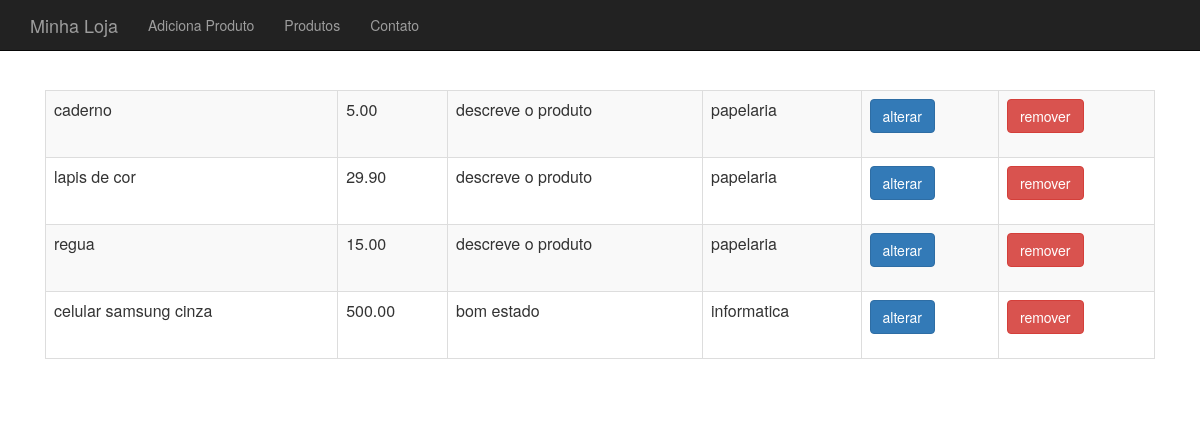
Before: /produto-lista.php with the older database file.
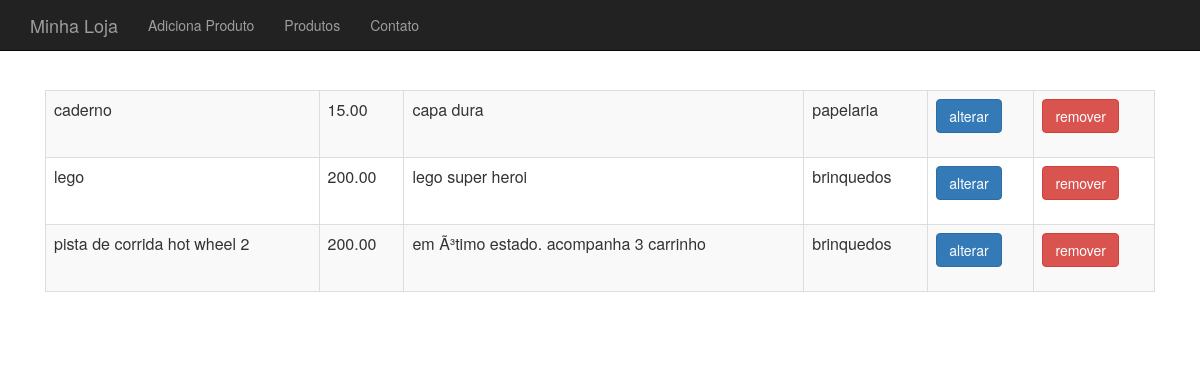
After: the same page with the newer database file.
### tables this page shows
CREATE TABLE `produtos` (
  `id` int(11) NOT NULL,
  `nome` varchar(255) DEFAULT NULL,
  `preco` decimal(10,2) DEFAULT NULL,
  `descricao` text,
  `categoria_id` int(11) DEFAULT NULL,
  `usado` tinyint(1) DEFAULT '0'
);

CREATE TABLE `categorias` (
  `id` int(11) NOT NULL,
  `nome` varchar(255) DEFAULT NULL
);

### banco-produto.php (called while the page is built, shortened)
<?php
function listaProdutos($conexao) {
    $produtos = array();
    $resultado = mysqli_query($conexao, "select p.*, c.nome as categoria_nome from produtos as p join categorias as c on p.categoria_id = c.id");
    while($produto = mysqli_fetch_assoc($resultado)) {
        array_push($produtos, $produto);
    }
    return $produtos;
}

### produto-lista.php (the view, shortened to what this page needs)
<?php
require_once("cabecalho.php");
require_once("banco-produto.php");
require_once ("logica-usuario.php"); ?>
<table class="table table-striped table-bordered">
    <?php
        $produtos = listaProdutos($conexao);
        foreach($produtos as $produto) :
    ?>
    <tr>
        <td><?= $produto['nome'] ?></td>
        <td><?= $produto['preco'] ?></td>
        <td><?= substr($produto['descricao'], 0, 40) ?></td>
        <td><?= $produto['categoria_nome'] ?></td>
        <td><a class="btn btn-primary" href="produto-altera-formulario.php?id=<?=$produto['id']?>">alterar</a></td>
        <td>
            <form action="remove-produto.php" method="post">
                <button class="btn btn-danger">remover</button>
            </form>
        </td>
    </tr>
    <?php
        endforeach
    ?>
</table>
<?php require_once("rodape.php"); ?>

### cabecalho.php (shortened to what this page needs)
<html>
<head>
    <link href="css/bootstrap.css" rel="stylesheet" />
    <link href="css/loja.css" rel="stylesheet" />
</head>
<body>
    <div class="navbar navbar-inverse navbar-fixed-top">
        <div class="container">
            <div class="navbar-header">
                <a href="index.php" class="navbar-brand">Minha Loja</a>
            </div>
            <div>
                <ul class="nav navbar-nav">
                    <li><a href="produto-formulario.php">Adiciona Produto</a></li>
                    <li><a href="produto-lista.php">Produtos</a></li>
                    <li><a href="contato.php">Contato</a></li>
                </ul>
            </div>
        </div>
    </div>
    <div class="container">
    <div class="principal">

### rodape.php
        </div>
    </div>
</body>
</html>

### css/loja.css (style rules this page uses)
body { padding-top: 50px; }
.principal { padding: 40px 15px; text-align: center; }

Changed rows visible on the page:
removed produtos: nome "lapis de cor", preco "29.90", descricao "descreve o produto", categoria.nome "papelaria"
removed produtos: nome "regua", preco "15.00", descricao "descreve o produto", categoria.nome "papelaria"
removed produtos: nome "celular samsung cinza", preco "500.00", descricao "bom estado", categoria.nome "informatica"
changed produtos "caderno": preco "5.00" → "15.00"; descricao "descreve o produto" → "capa dura"
added produtos: nome "lego", preco "200.00", descricao "lego super heroi", categoria.nome "brinquedos"
added produtos: nome "pista de corrida hot wheel 2", preco "200.00", descricao "em Ã³timo estado. acompanha 3 carrinho", categoria.nome "brinquedos"
